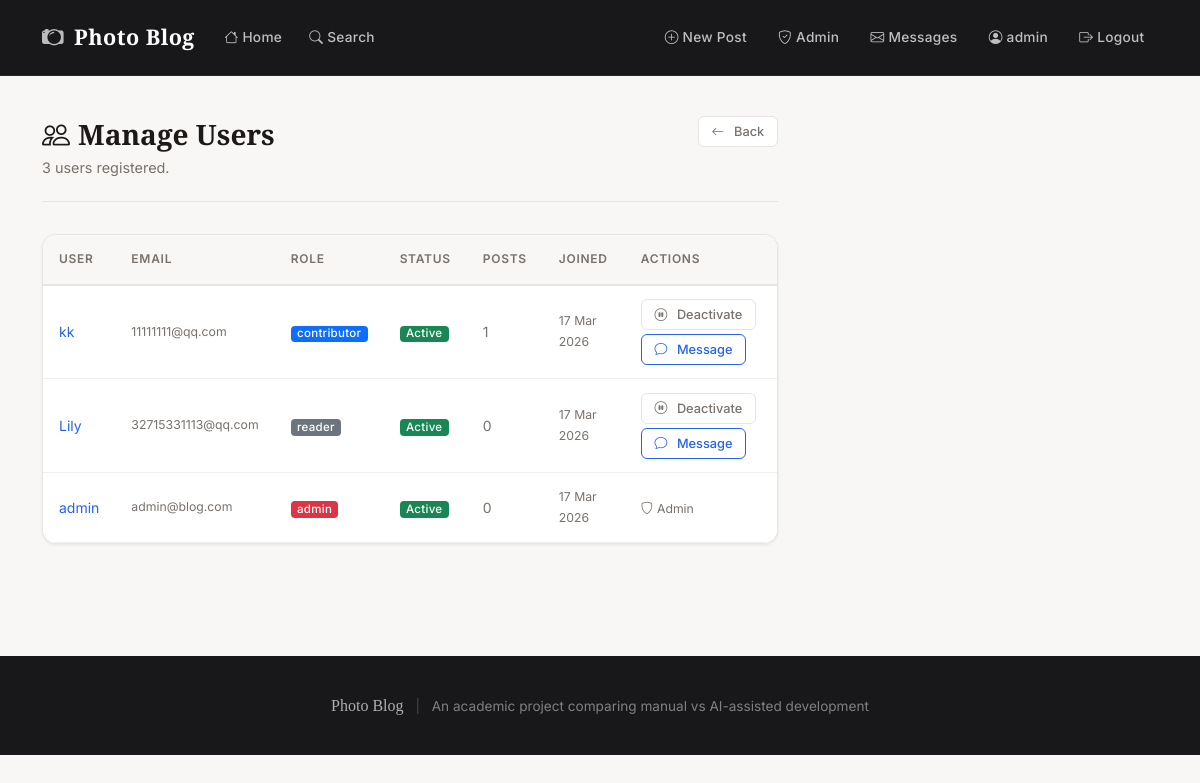
Page /admin/users (signed in) on the committed database.
### models.py (models this page shows, shortened)
class User(UserMixin, db.Model):
    __tablename__ = 'users'
    id = db.Column(db.Integer, primary_key=True)
    username = db.Column(db.String(80), unique=True, nullable=False)
    email = db.Column(db.String(120), unique=True, nullable=False)
    password_hash = db.Column(db.String(256), nullable=False)
    role = db.Column(db.String(20), nullable=True)          # None until approved
    bio = db.Column(db.Text, default='')
    avatar_filename = db.Column(db.String(256), default='')
    created_at = db.Column(db.DateTime, default=datetime.utcnow)
    is_active = db.Column(db.Boolean, default=False)        # False until admin approves
    posts = db.relationship('Post', backref='author', lazy=True,
                            cascade='all, delete-orphan',
                            foreign_keys='Post.author_id')
    comments = db.relationship('Comment', backref='author', lazy=True)
    ratings = db.relationship('Rating', backref='user', lazy=True)
    sent_messages = db.relationship('Message', backref='sender', lazy=True,
                                    foreign_keys='Message.sender_id')
    received_messages = db.relationship('Message', backref='recipient', lazy=True,
                                        foreign_keys='Message.recipient_id')
    applications = db.relationship('MembershipApplication', backref='applicant', lazy=True)

### routes/admin.py (the view)
@admin_bp.route('/users')
def users():
    all_users = User.query.order_by(User.created_at.desc()).all()
    return render_template('admin/users.html', users=all_users)

### routes/admin.py (called while the page is built)
@admin_bp.before_request
def check_admin():
    if not current_user.is_authenticated or current_user.role != 'admin':
        abort(403)

### templates/admin/users.html (shortened to what this page needs)
{% extends 'base.html' %}
{% block content %}
<div class="page-header d-flex justify-content-between align-items-start">
  <div>
    <h2><i class="bi bi-people me-2"></i>Manage Users</h2>
    <p>{{ users|length }} user{{ 's' if users|length != 1 }} registered.</p>
  </div>
  <a href="{{ url_for('admin.dashboard') }}" class="btn btn-outline-secondary btn-sm">
    <i class="bi bi-arrow-left me-1"></i>Back
  </a>
</div>
<div class="table-wrapper">
  <table class="table table-hover mb-0">
    <thead>
      <tr>
        <th>User</th>
        <th>Email</th>
        <th>Role</th>
        <th>Status</th>
        <th>Posts</th>
        <th>Joined</th>
        <th>Actions</th>
      </tr>
    </thead>
    <tbody>
      {% for user in users %}
      <tr>
        <td>
          <a href="{{ url_for('profile.view', username=user.username) }}" class="fw-500 text-decoration-none">
            {{ user.username }}
          </a>
        </td>
        <td class="text-muted small">{{ user.email }}</td>
        <td>
          {% if user.role %}
          <span class="badge
            {% if user.role == 'admin' %}bg-danger
            {% elif user.role == 'contributor' %}bg-primary
            {% else %}bg-secondary{% endif %}">
            {{ user.role }}
          </span>
          {% else %}
          <span class="badge bg-light text-muted border">pending</span>
          {% endif %}
        </td>
        <td>
          {% if user.is_active %}
          <span class="badge bg-success">Active</span>
          {% else %}
          <span class="badge bg-secondary">Inactive</span>
          {% endif %}
        </td>
        <td class="text-muted">{{ user.posts|length }}</td>
        <td class="text-muted small">{{ user.created_at.strftime('%d %b %Y') }}</td>
        <td>
          {% if user.role != 'admin' %}
          <div class="d-flex flex-wrap gap-1">
            <form method="post" action="{{ url_for('admin.toggle_user', user_id=user.id) }}">
              <button type="submit" class="btn btn-sm btn-outline-secondary">
                {% if user.is_active %}
                <i class="bi bi-pause-circle me-1"></i>Deactivate
                {% else %}
                <i class="bi bi-play-circle me-1"></i>Activate
                {% endif %}
              </button>
            </form>
            {% if user.role in ('contributor','reader') %}
            <button type="button" class="btn btn-sm btn-outline-primary"
                    data-bs-toggle="modal" data-bs-target="#msg{{ user.id }}">
              <i class="bi bi-chat me-1"></i>Message
            </button>
            {% endif %}
          </div>
          {% else %}
          <span class="text-muted small"><i class="bi bi-shield me-1"></i>Admin</span>
          {% endif %}
        </td>
      </tr>
      {% endfor %}
    </tbody>
  </table>
</div>
{% endblock %}

### templates/base.html (shortened to what this page needs)
<!DOCTYPE html>
<html lang="en">
<head>
  <link href="https://cdn.jsdelivr.net/npm/bootstrap@5.3.0/dist/css/bootstrap.min.css" rel="stylesheet">
  <link href="https://cdn.jsdelivr.net/npm/bootstrap-icons@1.11.0/font/bootstrap-icons.css" rel="stylesheet">
  <link rel="stylesheet" href="{{ url_for('static', filename='css/style.css') }}">
</head>
<body>
<nav class="navbar navbar-expand-lg">
  <div class="container">
    <a class="navbar-brand" href="{{ url_for('posts.index') }}">
      <i class="bi bi-camera2 me-1" style="opacity:0.7"></i> Photo Blog
    </a>
    <div class="collapse navbar-collapse" id="navMenu">
      <ul class="navbar-nav me-auto">
        <li class="nav-item">
          <a class="nav-link" href="{{ url_for('posts.index') }}">
            <i class="bi bi-house me-1"></i>Home
          </a>
        </li>
        <li class="nav-item">
          <a class="nav-link" href="{{ url_for('search.results') }}">
            <i class="bi bi-search me-1"></i>Search
          </a>
        </li>
      </ul>
      <ul class="navbar-nav ms-auto align-items-lg-center gap-1">
        {% if current_user.is_authenticated %}
          {% if current_user.role in ('contributor', 'admin') %}
          <li class="nav-item">
            <a class="nav-link" href="{{ url_for('posts.create') }}">
              <i class="bi bi-plus-circle me-1"></i>New Post
            </a>
          </li>
          {% endif %}
          {% if current_user.role == 'admin' %}
          <li class="nav-item">
            <a class="nav-link" href="{{ url_for('admin.dashboard') }}">
              <i class="bi bi-shield-check me-1"></i>Admin
            </a>
          </li>
          {% endif %}
          <li class="nav-item">
            <a class="nav-link" href="{{ url_for('profile.messages') }}">
              <i class="bi bi-envelope me-1"></i>Messages
            </a>
          </li>
          <li class="nav-item">
            <a class="nav-link" href="{{ url_for('profile.view', username=current_user.username) }}">
              <i class="bi bi-person-circle me-1"></i>{{ current_user.username }}
            </a>
          </li>
          <li class="nav-item">
            <a class="nav-link" href="{{ url_for('auth.logout') }}">
              <i class="bi bi-box-arrow-right me-1"></i>Logout
            </a>
          </li>
        {% endif %}
      </ul>
    </div>
  </div>
</nav>
<main class="site-main">
  <div class="container">
    <div class="row g-4">
      <div class="col-lg-8">
        {% block content %}{% endblock %}
      </div>
      <div class="col-lg-4">
      </div>
    </div>
  </div>
</main>
<footer class="site-footer">
  <div class="container">
    <span style="font-family: var(--font-serif); font-size:1rem; color:rgba(255,255,255,0.65)">Photo Blog</span>
    <span class="mx-2" style="color:rgba(255,255,255,0.2)">|</span>
    <span>An academic project comparing manual vs AI-assisted development</span>
  </div>
</footer>
</body>
</html>

### static/css/style.css (style rules this page uses)
:root { --font-serif: 'Playfair Display', Georgia, serif; --font-sans: 'Inter', -apple-system, BlinkMacSystemFont, sans-serif; --bg: #ffffff; --bg-soft: #f8f7f5; --bg-muted: #f1f0ee; --text: #1c1917; --text-muted: #78716c; --text-light: #a8a29e; --accent: #2563eb; --accent-hover: #1d4ed8; --border: #e7e5e4; --border-light: #f0efed; --nav-bg: #18181b; --shadow-sm: 0 1px 3px rgba(0,0,0,0.07); --shadow-md: 0 4px 16px rgba(0,0,0,0.09); --shadow-lg: 0 12px 36px rgba(0,0,0,0.12); --radius: 8px; --radius-lg: 14px; --transition: all 0.2s ease; }
*, *::before, *::after { box-sizing: border-box; }
body { font-family: var(--font-sans); background: var(--bg-soft); color: var(--text); font-size: 15px; line-height: 1.7; }
h1, h2, h3, h4, h5, h6 { font-family: var(--font-serif); font-weight: 600; color: var(--text); line-height: 1.3; }
a { color: var(--accent); text-decoration: none; }
.navbar { background: var(--nav-bg) !important; padding: 0.9rem 0; border-bottom: 1px solid rgba(255,255,255,0.06); }
.navbar-brand { font-family: var(--font-serif); font-size: 1.35rem; font-weight: 700; color: #fff !important; letter-spacing: 0.02em; }
.navbar .nav-link { color: rgba(255,255,255,0.72) !important; font-size: 0.855rem; font-weight: 500; letter-spacing: 0.02em; padding: 0.4rem 0.85rem !important; border-radius: 6px; transition: var(--transition); }
.site-main { padding: 2.5rem 0 3rem; }
.btn { font-family: var(--font-sans); font-size: 0.875rem; font-weight: 500; border-radius: var(--radius); padding: 0.5rem 1.15rem; transition: var(--transition); border: none; cursor: pointer; display: inline-flex; align-items: center; gap: 0.35rem; }
.btn-outline-primary { border: 1.5px solid var(--accent); color: var(--accent); background: transparent; }
.btn-outline-secondary { border: 1.5px solid var(--border); color: var(--text-muted); background: var(--bg); }
.btn-sm { font-size: 0.8rem; padding: 0.3rem 0.8rem; border-radius: 6px; }
.badge { font-size: 0.72rem; font-weight: 500; border-radius: 4px; padding: 0.22em 0.55em; letter-spacing: 0.025em; }
.table { font-size: 0.875rem; background: var(--bg); border-radius: var(--radius-lg); overflow: hidden; margin-bottom: 0; }
.table thead th { font-size: 0.75rem; font-weight: 600; text-transform: uppercase; letter-spacing: 0.06em; color: var(--text-muted); background: var(--bg-soft); border-bottom: 2px solid var(--border); padding: 0.9rem 1rem; font-family: var(--font-sans); }
.table td { padding: 0.85rem 1rem; vertical-align: middle; border-color: var(--border-light); }
.table-wrapper { background: var(--bg); border: 1px solid var(--border); border-radius: var(--radius-lg); overflow: hidden; box-shadow: var(--shadow-sm); }
.page-header { margin-bottom: 2rem; padding-bottom: 1.25rem; border-bottom: 1px solid var(--border); }
.page-header h2 { font-size: 1.75rem; margin-bottom: 0.2rem; }
.page-header p { color: var(--text-muted); margin: 0; font-size: 0.9rem; }
.site-footer { background: var(--nav-bg); padding: 2.25rem 0; margin-top: 4rem; font-size: 0.85rem; color: rgba(255,255,255,0.45); text-align: center; }
.text-muted { color: var(--text-muted) !important; }

### rows in the picture
User: username "admin", email "admin@blog.com", role "admin", is_active "Active", posts|length "0", created_at "17 Mar 2026", shows "Admin"
User: username "kk", email "11111111@qq.com", role "contributor", is_active "Active", posts|length "1", created_at "17 Mar 2026"
User: username "Lily", email "32715331113@qq.com", role "reader", is_active "Active", posts|length "0", created_at "17 Mar 2026"

### other values in the picture
{{ users|length }} "3"
{{ 's' if users|length != 1 }} "s"
